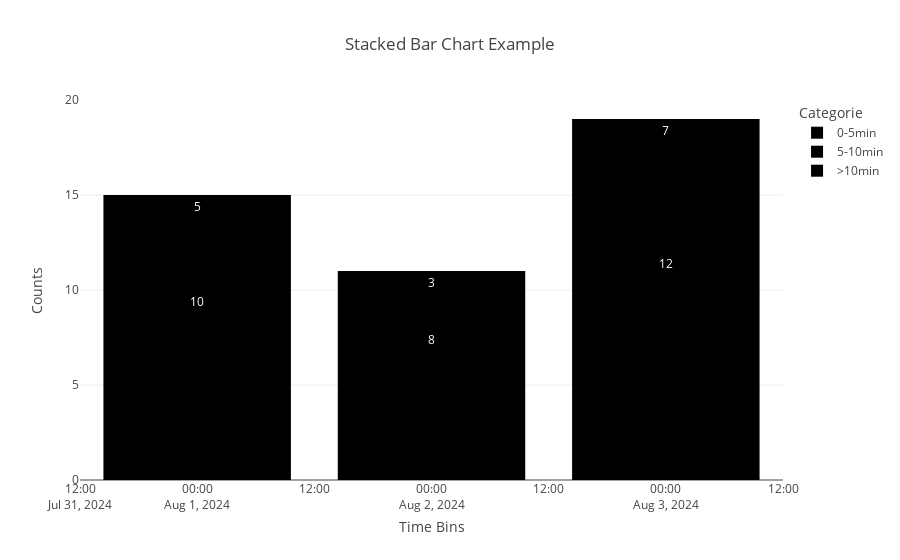

Here is the notebook cell this chart was saved with:
### Code cell
import streamlit as st
import pandas as pd
import plotly.express as px

# Sample DataFrame
data = {
    'Time_bins': ['2024-08-01', '2024-08-01', '2024-08-02', '2024-08-02', '2024-08-03', '2024-08-03'],
    'Categorie': ['0-5min', '5-10min', '0-5min', '>10min', '5-10min', '>10min'],
    'Counts': [10, 5, 8, 3, 12, 7]
}

df = pd.DataFrame(data)

# Pivot the DataFrame
df_pivot = df.pivot(index='Time_bins', columns='Categorie', values='Counts').fillna(0)

# Plot the stacked bar chart
fig = px.bar(df_pivot, 
             x=df_pivot.index, 
             y=df_pivot.columns,
             title="Stacked Bar Chart Example",
             labels={'value':'Counts', 'Time_bins':'Time Bins'},
             text_auto=True)

# Display in Streamlit
fig

### Figure 1 — Plotly figure (JSON) as saved in the notebook; plotly's stock layout.template omitted (floating-point values rounded to 4 significant figures)
{"data": [{"alignmentgroup": "True", "hovertemplate": "Categorie=0-5min<br>Time Bins=%{x}<br>Counts=%{y}<extra></extra>", "legendgroup": "0-5min", "marker": {"color": "#000001", "pattern": {"shape": ""}}, "name": "0-5min", "offsetgroup": "0-5min", "orientation": "v", "showlegend": true, "textposition": "auto", "texttemplate": "%{y}", "type": "bar", "x": ["2024-08-01", "2024-08-02", "2024-08-03"], "xaxis": "x", "y": [10, 8, 0], "yaxis": "y"}, {"alignmentgroup": "True", "hovertemplate": "Categorie=5-10min<br>Time Bins=%{x}<br>Counts=%{y}<extra></extra>", "legendgroup": "5-10min", "marker": {"color": "#000002", "pattern": {"shape": ""}}, "name": "5-10min", "offsetgroup": "5-10min", "orientation": "v", "showlegend": true, "textposition": "auto", "texttemplate": "%{y}", "type": "bar", "x": ["2024-08-01", "2024-08-02", "2024-08-03"], "xaxis": "x", "y": [5, 0, 12], "yaxis": "y"}, {"alignmentgroup": "True", "hovertemplate": "Categorie=>10min<br>Time Bins=%{x}<br>Counts=%{y}<extra></extra>", "legendgroup": ">10min", "marker": {"color": "#000003", "pattern": {"shape": ""}}, "name": ">10min", "offsetgroup": ">10min", "orientation": "v", "showlegend": true, "textposition": "auto", "texttemplate": "%{y}", "type": "bar", "x": ["2024-08-01", "2024-08-02", "2024-08-03"], "xaxis": "x", "y": [0, 3, 7], "yaxis": "y"}], "layout": {"barmode": "relative", "legend": {"title": {"text": "Categorie"}, "tracegroupgap": 0}, "title": {"text": "Stacked Bar Chart Example"}, "xaxis": {"anchor": "y", "domain": [0, 1], "title": {"text": "Time Bins"}}, "yaxis": {"anchor": "x", "domain": [0, 1], "title": {"text": "Counts"}}}}
